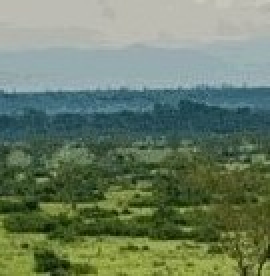
#> input picture K-Means/image.jpg, 135 x 138 px (shown 2 times larger)
$ jupyter execute kmeans.ipynb   (shell and % lines are left out)
#> lines starting #> are read from the running program, lines starting #| are printed output that depends on the picture
[cell 1]
import numpy as np
import pandas as pd
import matplotlib.pyplot as plt
import seaborn as sns
import random
from pprint import pprint
from sklearn.datasets import load_iris

import numpy as np
from sklearn.datasets import make_blobs
import matplotlib.pyplot as plt
import random
import cv2

### Euclidean Distance

[cell 2]
def calculate_euclidean_distance(d1,d2):
    dist = 0.0
    for i in range(len(d1)):
        dist +=(d1[i] - d2[i]) **2

    return np.sqrt(dist)

### Assign Datapoints to Clusters

[cell 3]
def assign_clusters(data, centeroids):

    for row in data:
        clusters = []
        for centeroid in centeroids:
            distances = []
            distances.append(calculate_euclidean_distance(row,centeroid))
        cluster = [z for z, val in enumerate(distances) if val==min(distances)]
        clusters.append(cluster[0])

    return clusters

### Determine Initial Clusters

[cell 4]
def initial_clusters(X,k):

    cluster_index = random.sample(range(0,X.shape[0]),k)
#     print('index for cluster',cluster_index)

    clusters = [X[i] for i in cluster_index]
#     print('clusters', np.array(clusters))

    return clusters

[cell 5]
X = np.array([[1,1,12], [2,23,2], [3,3,3], [4,5,4] , [6,7,8]])
k = 2
initial_clusters(X,k)

### Calculating distance

[cell 6]
def get_distance(X, centroids):
    distances = []

    for row in X:
        dis = []
        for centroid in centroids:
            dis.append(calculate_euclidean_distance(row,centroid))
        distances.append(dis)
    return np.array(distances)

[cell 7]
A = np.array([[1,2], [2, 3], [3,4]])
B = np.array([[0,1]])

print(f"A:\n{A}")
print(f"B:\n{B}")
print(f"Distance matrix:\n{get_distance(A,B)}")

### Get k clusters

[cell 8]
def get_k_clusters(X, centroids):

#     k = centroids.shape[0]
    k = len(centroids)
    clusters = {}

    distances = get_distance(X,centroids)
    closest_cluster_ids = np.argmin(distances,axis =1)

    for i in range(k):
        clusters[i] = []

    for i, cluster_id in enumerate(closest_cluster_ids):
        clusters[cluster_id].append(X[i])

    return clusters

[cell 9]
X = np.array([[1,2], [2, 3], [3,4]])
centroids = np.array([[0,0], [5,5]])

print(f"Points {X[0]} and X[1] are closer to centroids[0] so they will be in same claster")
print(f"Point {X[2]} is closer to {centroids[1]} so they will be in 2nd claster")

print(f"Clusters: {get_k_clusters(X, centroids)}")

### Checking base condition (Whether centeroids changed)

[cell 10]
def has_centroids_covered1(previous_centroids, new_centroids, movement_threshold_delta):

    distances_between_old_and_new_centroids = get_distance(previous_centroids, new_centroids)
    centroids_covered = np.max(distances_between_old_and_new_centroids.diagonal()) <= movement_threshold_delta

    return centroids_covered

### Main Algorithm

[cell 11]
def perform_k_means_algorithm1(X, k, movement_threshold_delta=0):

#> called with X = array of shape (1000, 2), k = 4, movement_threshold_delta = 0.1
    new_centroids = initial_clusters(X, k)
    centroids_covered = False
    iterations = 0
    while (not centroids_covered and iterations < 1000):
        iterations+=1
        previous_centroids = new_centroids
        clusters = get_k_clusters(X, previous_centroids)

        new_centroids = np.array([np.mean(clusters[key], axis=0, dtype=X.dtype) for key in sorted(clusters.keys())])
        centroids_covered = has_centroids_covered1(previous_centroids, new_centroids, movement_threshold_delta =movement_threshold_delta )

    return new_centroids

[cell 12]
k = 4
X, _ = make_blobs(n_samples=1000, n_features=2, centers=k)

centroids = perform_k_means_algorithm1(X, k, movement_threshold_delta=1/10)
# print('cen', centroids)
clusters = get_k_clusters(X, centroids)

plt.rcParams['figure.figsize'] = [10, 5]
for centroid, points in clusters.items():
    points = np.array(points)
    centroid = np.mean(points, axis=0)


    plt.scatter(points[:, 0], points[:, 1], marker='o')
    plt.grid()
    plt.scatter(centroid[0], centroid[1], marker='x', color="black")

plt.show()
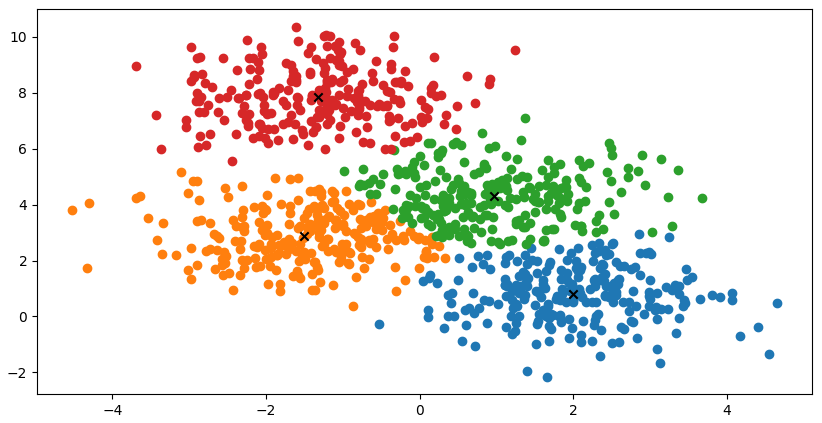
#> figure drawn by matplotlib, 1 panel

## Example showing color reduce from an image

[cell 13]
def get_reduced_colors_image(image, number_of_colors):
    """
    Function returns given image with reduced number of colors
    Args:
        image (numpy.ndarray): original opencv image, function finds its reduced colors form
        number_of_colors (integer): number of colors in reduced image

    Returns:
        (numpy.ndarray): image with reduced number of colors
    """

    h, w, d = image.shape

    X = np.reshape(image, (h * w, d))
    X = np.array(X, dtype=np.int32)

    centroids = perform_k_means_algorithm1(X, k=number_of_colors)
    distance_matrix = get_distance(X, centroids)
    closest_cluster_ids = np.argmin(distance_matrix, axis=1)

    X_reconstructed = centroids[closest_cluster_ids]
    X_reconstructed = np.array(X_reconstructed, dtype=np.uint8)
    reduced_image = np.reshape(X_reconstructed, (h, w, d))

    return reduced_image

[cell 14]
# k_values = [1, 2, 3, 4, 5, 6, 7, 8, 9, 10, 16, 32, 64]
k_values = [1,2,4,8,16]
reconstrutons = []

img = cv2.imread("image.jpg")
#> img is the input picture: shape (138, 135, 3); mean B, G, R 100.6, 124.7, 106.1
plt.rcParams['figure.figsize'] = [4, 4]
plt.imshow(cv2.cvtColor(img, cv2.COLOR_BGR2RGB))
plt.title("Original")
plt.show()

for k in k_values:
    reduced_colors_image = get_reduced_colors_image(img, k)
    plt.title(f"{k} colors")
    plt.imshow(cv2.cvtColor(reduced_colors_image, cv2.COLOR_BGR2RGB))
    plt.show()
    reconstrutons.append(reduced_colors_image)
